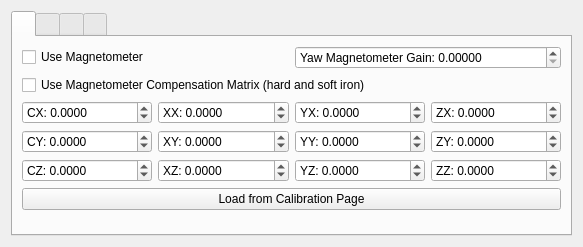
<?xml version="1.0" encoding="UTF-8"?>
<ui version="4.0">
 <class>ConfCommonWidget</class>
 <widget class="QWidget" name="ConfCommonWidget">
  <property name="geometry">
   <rect>
    <x>0</x>
    <y>0</y>
    <width>583</width>
    <height>247</height>
   </rect>
  </property>
  <property name="windowTitle">
   <string>Form</string>
  </property>
  <layout class="QVBoxLayout" name="verticalLayout">
   <item>
    <widget class="QTabWidget" name="tabWidget_2">
     <property name="sizePolicy">
      <sizepolicy hsizetype="Expanding" vsizetype="MinimumExpanding">
       <horstretch>0</horstretch>
       <verstretch>0</verstretch>
      </sizepolicy>
     </property>
     <property name="tabPosition">
      <enum>QTabWidget::North</enum>
     </property>
     <property name="tabShape">
      <enum>QTabWidget::Rounded</enum>
     </property>
     <property name="currentIndex">
      <number>0</number>
     </property>
     <widget class="QWidget" name="tab_7">
      <attribute name="icon">
       <iconset resource="resources.qrc">
        <normaloff>:/models/Icons/Gyroscope-96.png</normaloff>:/models/Icons/Gyroscope-96.png</iconset>
      </attribute>
      <attribute name="title">
       <string/>
      </attribute>
      <attribute name="toolTip">
       <string>IMU</string>
      </attribute>
      <layout class="QVBoxLayout" name="verticalLayout_10">
       <item>
        <layout class="QGridLayout" name="gridLayout_2">
         <item row="3" column="1">
          <widget class="QDoubleSpinBox" name="confMagXyBox">
           <property name="prefix">
            <string>XY: </string>
           </property>
           <property name="decimals">
            <number>4</number>
           </property>
           <property name="minimum">
            <double>-1000.000000000000000</double>
           </property>
           <property name="maximum">
            <double>1000.000000000000000</double>
           </property>
           <property name="singleStep">
            <double>0.100000000000000</double>
           </property>
          </widget>
         </item>
         <item row="3" column="0">
          <widget class="QDoubleSpinBox" name="confMagCyBox">
           <property name="prefix">
            <string>CY: </string>
           </property>
           <property name="decimals">
            <number>4</number>
           </property>
           <property name="minimum">
            <double>-1000.000000000000000</double>
           </property>
           <property name="maximum">
            <double>1000.000000000000000</double>
           </property>
           <property name="singleStep">
            <double>0.100000000000000</double>
           </property>
          </widget>
         </item>
         <item row="2" column="1">
          <widget class="QDoubleSpinBox" name="confMagXxBox">
           <property name="prefix">
            <string>XX: </string>
           </property>
           <property name="decimals">
            <number>4</number>
           </property>
           <property name="minimum">
            <double>-1000.000000000000000</double>
           </property>
           <property name="maximum">
            <double>1000.000000000000000</double>
           </property>
           <property name="singleStep">
            <double>0.100000000000000</double>
           </property>
          </widget>
         </item>
         <item row="4" column="3">
          <widget class="QDoubleSpinBox" name="confMagZzBox">
           <property name="prefix">
            <string>ZZ: </string>
           </property>
           <property name="decimals">
            <number>4</number>
           </property>
           <property name="minimum">
            <double>-1000.000000000000000</double>
           </property>
           <property name="maximum">
            <double>1000.000000000000000</double>
           </property>
           <property name="singleStep">
            <double>0.100000000000000</double>
           </property>
          </widget>
         </item>
         <item row="3" column="3">
          <widget class="QDoubleSpinBox" name="confMagZyBox">
           <property name="prefix">
            <string>ZY: </string>
           </property>
           <property name="decimals">
            <number>4</number>
           </property>
           <property name="minimum">
            <double>-1000.000000000000000</double>
           </property>
           <property name="maximum">
            <double>1000.000000000000000</double>
           </property>
           <property name="singleStep">
            <double>0.100000000000000</double>
           </property>
          </widget>
         </item>
         <item row="5" column="0" colspan="4">
          <widget class="QPushButton" name="magCalLoadButton">
           <property name="toolTip">
            <string>Load from compensation tab</string>
           </property>
           <property name="text">
            <string>Load from Calibration Page</string>
           </property>
           <property name="icon">
            <iconset resource="resources.qrc">
             <normaloff>:/models/Icons/Process-96.png</normaloff>:/models/Icons/Process-96.png</iconset>
           </property>
          </widget>
         </item>
         <item row="4" column="2">
          <widget class="QDoubleSpinBox" name="confMagYzBox">
           <property name="prefix">
            <string>YZ: </string>
           </property>
           <property name="decimals">
            <number>4</number>
           </property>
           <property name="minimum">
            <double>-1000.000000000000000</double>
           </property>
           <property name="maximum">
            <double>1000.000000000000000</double>
           </property>
           <property name="singleStep">
            <double>0.100000000000000</double>
           </property>
          </widget>
         </item>
         <item row="4" column="1">
          <widget class="QDoubleSpinBox" name="confMagXzBox">
           <property name="prefix">
            <string>XZ: </string>
           </property>
           <property name="decimals">
            <number>4</number>
           </property>
           <property name="minimum">
            <double>-1000.000000000000000</double>
           </property>
           <property name="maximum">
            <double>1000.000000000000000</double>
           </property>
           <property name="singleStep">
            <double>0.100000000000000</double>
           </property>
          </widget>
         </item>
         <item row="2" column="2">
          <widget class="QDoubleSpinBox" name="confMagYxBox">
           <property name="prefix">
            <string>YX: </string>
           </property>
           <property name="decimals">
            <number>4</number>
           </property>
           <property name="minimum">
            <double>-1000.000000000000000</double>
           </property>
           <property name="maximum">
            <double>1000.000000000000000</double>
           </property>
           <property name="singleStep">
            <double>0.100000000000000</double>
           </property>
          </widget>
         </item>
         <item row="2" column="3">
          <widget class="QDoubleSpinBox" name="confMagZxBox">
           <property name="prefix">
            <string>ZX: </string>
           </property>
           <property name="decimals">
            <number>4</number>
           </property>
           <property name="minimum">
            <double>-1000.000000000000000</double>
           </property>
           <property name="maximum">
            <double>1000.000000000000000</double>
           </property>
           <property name="singleStep">
            <double>0.100000000000000</double>
           </property>
          </widget>
         </item>
         <item row="0" column="2" colspan="2">
          <widget class="QDoubleSpinBox" name="confYawMagGainBox">
           <property name="prefix">
            <string>Yaw Magnetometer Gain: </string>
           </property>
           <property name="decimals">
            <number>5</number>
           </property>
           <property name="maximum">
            <double>1000.000000000000000</double>
           </property>
           <property name="singleStep">
            <double>0.010000000000000</double>
           </property>
          </widget>
         </item>
         <item row="2" column="0">
          <widget class="QDoubleSpinBox" name="confMagCxBox">
           <property name="prefix">
            <string>CX: </string>
           </property>
           <property name="decimals">
            <number>4</number>
           </property>
           <property name="minimum">
            <double>-1000.000000000000000</double>
           </property>
           <property name="maximum">
            <double>1000.000000000000000</double>
           </property>
           <property name="singleStep">
            <double>0.100000000000000</double>
           </property>
          </widget>
         </item>
         <item row="0" column="0" colspan="2">
          <widget class="QCheckBox" name="confMagUseBox">
           <property name="text">
            <string>Use Magnetometer</string>
           </property>
          </widget>
         </item>
         <item row="3" column="2">
          <widget class="QDoubleSpinBox" name="confMagYyBox">
           <property name="prefix">
            <string>YY: </string>
           </property>
           <property name="decimals">
            <number>4</number>
           </property>
           <property name="minimum">
            <double>-1000.000000000000000</double>
           </property>
           <property name="maximum">
            <double>1000.000000000000000</double>
           </property>
           <property name="singleStep">
            <double>0.100000000000000</double>
           </property>
          </widget>
         </item>
         <item row="4" column="0">
          <widget class="QDoubleSpinBox" name="confMagCzBox">
           <property name="prefix">
            <string>CZ: </string>
           </property>
           <property name="decimals">
            <number>4</number>
           </property>
           <property name="minimum">
            <double>-1000.000000000000000</double>
           </property>
           <property name="maximum">
            <double>1000.000000000000000</double>
           </property>
           <property name="singleStep">
            <double>0.100000000000000</double>
           </property>
          </widget>
         </item>
         <item row="1" column="0" colspan="4">
          <widget class="QCheckBox" name="confMagCompBox">
           <property name="text">
            <string>Use Magnetometer Compensation Matrix (hard and soft iron)</string>
           </property>
          </widget>
         </item>
        </layout>
       </item>
       <item>
        <spacer name="verticalSpacer_3">
         <property name="orientation">
          <enum>Qt::Vertical</enum>
         </property>
         <property name="sizeHint" stdset="0">
          <size>
           <width>0</width>
           <height>0</height>
          </size>
         </property>
        </spacer>
       </item>
      </layout>
     </widget>
     <widget class="QWidget" name="tab_8">
      <attribute name="icon">
       <iconset resource="resources.qrc">
        <normaloff>:/models/Icons/GPS Receiving-96.png</normaloff>:/models/Icons/GPS Receiving-96.png</iconset>
      </attribute>
      <attribute name="title">
       <string/>
      </attribute>
      <attribute name="toolTip">
       <string>GPS</string>
      </attribute>
      <layout class="QVBoxLayout" name="verticalLayout_11">
       <item>
        <layout class="QGridLayout" name="gridLayout_5">
         <item row="2" column="2">
          <widget class="QDoubleSpinBox" name="confGpsCorrDynBox">
           <property name="prefix">
            <string>Gain Dynamic: </string>
           </property>
           <property name="decimals">
            <number>3</number>
           </property>
           <property name="maximum">
            <double>1000.000000000000000</double>
           </property>
           <property name="singleStep">
            <double>0.010000000000000</double>
           </property>
          </widget>
         </item>
         <item row="2" column="1">
          <widget class="QDoubleSpinBox" name="confGpsCorrStatBox">
           <property name="prefix">
            <string>Gain Static: </string>
           </property>
           <property name="decimals">
            <number>3</number>
           </property>
           <property name="maximum">
            <double>1000.000000000000000</double>
           </property>
           <property name="singleStep">
            <double>0.010000000000000</double>
           </property>
          </widget>
         </item>
         <item row="3" column="1">
          <widget class="QDoubleSpinBox" name="confGpsCorrYawBox">
           <property name="prefix">
            <string>Gain Yaw: </string>
           </property>
           <property name="decimals">
            <number>3</number>
           </property>
           <property name="maximum">
            <double>1000.000000000000000</double>
           </property>
           <property name="singleStep">
            <double>0.010000000000000</double>
           </property>
          </widget>
         </item>
         <item row="1" column="0">
          <widget class="QLabel" name="label_6">
           <property name="sizePolicy">
            <sizepolicy hsizetype="Fixed" vsizetype="Preferred">
             <horstretch>0</horstretch>
             <verstretch>0</verstretch>
            </sizepolicy>
           </property>
           <property name="text">
            <string>Antenna Position:</string>
           </property>
          </widget>
         </item>
         <item row="1" column="1">
          <widget class="QDoubleSpinBox" name="confGpsAntXBox">
           <property name="prefix">
            <string>Ant X: </string>
           </property>
           <property name="suffix">
            <string> m</string>
           </property>
           <property name="decimals">
            <number>3</number>
           </property>
           <property name="minimum">
            <double>-99.989999999999995</double>
           </property>
           <property name="singleStep">
            <double>0.010000000000000</double>
           </property>
          </widget>
         </item>
         <item row="1" column="2">
          <widget class="QDoubleSpinBox" name="confGpsAntYBox">
           <property name="prefix">
            <string>Ant Y: </string>
           </property>
           <property name="suffix">
            <string> m</string>
           </property>
           <property name="decimals">
            <number>3</number>
           </property>
           <property name="minimum">
            <double>-99.989999999999995</double>
           </property>
           <property name="singleStep">
            <double>0.010000000000000</double>
           </property>
          </widget>
         </item>
         <item row="2" column="0">
          <widget class="QLabel" name="label_7">
           <property name="sizePolicy">
            <sizepolicy hsizetype="Fixed" vsizetype="Preferred">
             <horstretch>0</horstretch>
             <verstretch>0</verstretch>
            </sizepolicy>
           </property>
           <property name="text">
            <string>Position Correction:</string>
           </property>
          </widget>
         </item>
         <item row="3" column="0">
          <widget class="QLabel" name="label_8">
           <property name="sizePolicy">
            <sizepolicy hsizetype="Fixed" vsizetype="Preferred">
             <horstretch>0</horstretch>
             <verstretch>0</verstretch>
            </sizepolicy>
           </property>
           <property name="text">
            <string>Yaw Correction:</string>
           </property>
          </widget>
         </item>
         <item row="4" column="2">
          <widget class="QCheckBox" name="confGpsUbxUseInfoBox">
           <property name="text">
            <string>Require Ublox Quality</string>
           </property>
          </widget>
         </item>
         <item row="4" column="1">
          <widget class="QCheckBox" name="confGpsReqRtkBox">
           <property name="text">
            <string>Require RTK Solution</string>
           </property>
          </widget>
         </item>
         <item row="0" column="2">
          <widget class="QCheckBox" name="confGpsSendNmeaBox">
           <property name="toolTip">
            <string>Send NMEA over the radio (or USB) for logging or debugging</string>
           </property>
           <property name="text">
            <string>Send NMEA data</string>
           </property>
          </widget>
         </item>
         <item row="0" column="1">
          <widget class="QCheckBox" name="confGpsCorrBox">
           <property name="text">
            <string>Enable GPS Correction</string>
           </property>
          </widget>
         </item>
         <item row="5" column="1" colspan="2">
          <widget class="QDoubleSpinBox" name="confGpsUbxMaxAccBox">
           <property name="prefix">
            <string>Ublox Required Accuracy: </string>
           </property>
           <property name="suffix">
            <string> m</string>
           </property>
           <property name="decimals">
            <number>3</number>
           </property>
           <property name="singleStep">
            <double>0.010000000000000</double>
           </property>
          </widget>
         </item>
         <item row="0" column="0">
          <widget class="QLabel" name="label_9">
           <property name="sizePolicy">
            <sizepolicy hsizetype="Fixed" vsizetype="Preferred">
             <horstretch>0</horstretch>
             <verstretch>0</verstretch>
            </sizepolicy>
           </property>
           <property name="text">
            <string>General:</string>
           </property>
          </widget>
         </item>
         <item row="4" column="0">
          <widget class="QLabel" name="label_10">
           <property name="sizePolicy">
            <sizepolicy hsizetype="Fixed" vsizetype="Preferred">
             <horstretch>0</horstretch>
             <verstretch>0</verstretch>
            </sizepolicy>
           </property>
           <property name="text">
            <string>Position Quality:</string>
           </property>
          </widget>
         </item>
        </layout>
       </item>
       <item>
        <spacer name="verticalSpacer_4">
         <property name="orientation">
          <enum>Qt::Vertical</enum>
         </property>
        </spacer>
       </item>
      </layout>
     </widget>
     <widget class="QWidget" name="tab_9">
      <attribute name="icon">
       <iconset resource="resources.qrc">
        <normaloff>:/models/Icons/Computer-96.png</normaloff>:/models/Icons/Computer-96.png</iconset>
      </attribute>
      <attribute name="title">
       <string/>
      </attribute>
      <attribute name="toolTip">
       <string>Autopilot</string>
      </attribute>
      <layout class="QVBoxLayout" name="verticalLayout_13">
       <item>
        <layout class="QHBoxLayout" name="horizontalLayout_14">
         <item>
          <widget class="QCheckBox" name="confApRepeatBox">
           <property name="text">
            <string>Repeat Routes</string>
           </property>
          </widget>
         </item>
         <item>
          <widget class="QCheckBox" name="confApModeTimeBox">
           <property name="text">
            <string>Time mode</string>
           </property>
          </widget>
         </item>
        </layout>
       </item>
       <item>
        <widget class="QDoubleSpinBox" name="confApBaseRadBox">
         <property name="prefix">
          <string>Base radius: </string>
         </property>
         <property name="suffix">
          <string> m</string>
         </property>
         <property name="decimals">
          <number>3</number>
         </property>
         <property name="maximum">
          <double>100.000000000000000</double>
         </property>
         <property name="singleStep">
          <double>0.100000000000000</double>
         </property>
        </widget>
       </item>
       <item>
        <widget class="QDoubleSpinBox" name="confApMaxSpeedBox">
         <property name="prefix">
          <string>Max speed: </string>
         </property>
         <property name="suffix">
          <string> km/h</string>
         </property>
        </widget>
       </item>
       <item>
        <widget class="QTimeEdit" name="confApAddRepeatTimeEdit">
         <property name="toolTip">
          <string>&lt;html&gt;&lt;head/&gt;&lt;body&gt;&lt;p&gt;Time to add to each point on route each lap when repeating routes.&lt;/p&gt;&lt;/body&gt;&lt;/html&gt;</string>
         </property>
         <property name="displayFormat">
          <string>'Repetition time': HH:mm:ss:zzz</string>
         </property>
        </widget>
       </item>
       <item>
        <spacer name="verticalSpacer_5">
         <property name="orientation">
          <enum>Qt::Vertical</enum>
         </property>
        </spacer>
       </item>
      </layout>
     </widget>
     <widget class="QWidget" name="tab_10">
      <attribute name="icon">
       <iconset resource="resources.qrc">
        <normaloff>:/models/Icons/Align Justify-96.png</normaloff>:/models/Icons/Align Justify-96.png</iconset>
      </attribute>
      <attribute name="title">
       <string/>
      </attribute>
      <attribute name="toolTip">
       <string>Logging</string>
      </attribute>
      <layout class="QVBoxLayout" name="verticalLayout_14">
       <item>
        <widget class="QCheckBox" name="confLogEnBox">
         <property name="text">
          <string>Enable logging</string>
         </property>
        </widget>
       </item>
       <item>
        <layout class="QHBoxLayout" name="horizontalLayout_11">
         <item>
          <widget class="QLabel" name="label">
           <property name="text">
            <string>Log name</string>
           </property>
          </widget>
         </item>
         <item>
          <widget class="QLineEdit" name="confLogNameEdit"/>
         </item>
        </layout>
       </item>
       <item>
        <spacer name="verticalSpacer_6">
         <property name="orientation">
          <enum>Qt::Vertical</enum>
         </property>
        </spacer>
       </item>
      </layout>
     </widget>
    </widget>
   </item>
  </layout>
 </widget>
 <resources>
  <include location="resources.qrc"/>
 </resources>
 <connections/>
</ui>
